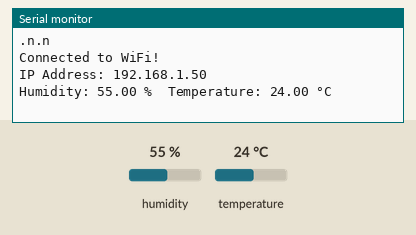
Simulated run of this sketch. Board: ESP32. Shown: the last lines printed to the serial monitor. Inputs (shaded band) come from the test bench; at power-on: humidity 55 %, temperature 24 °C. WiFi joins after 1.5 s; servers stay silent unless stated.

Above: at 7.2 s.
7.3 s: humidity set to 22 %
At 11.4 s:
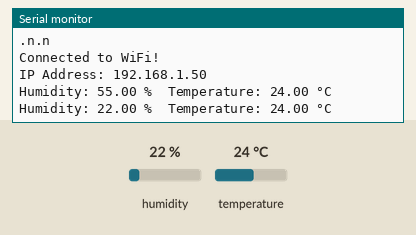
11.8 s: temperature set to 12 °C
At 14.7 s:
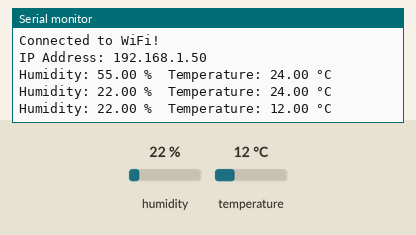
16.3 s: humidity set to 40 %
At 19.1 s:
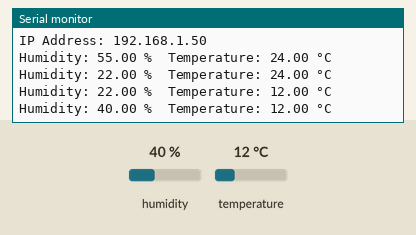
Timing chart, 0 to 20.6 s (numbered marks = the images above; inputs shaded):
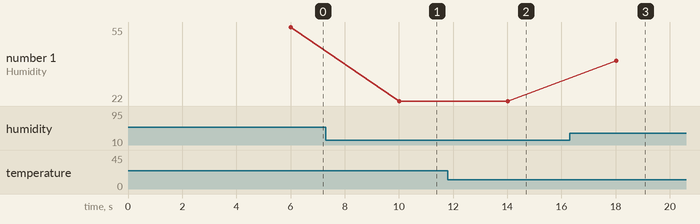

Measured:
- after the input at 7.3 s, the serial monitor: prints a new line after 2.7 s (image 1)
- after the input at 11.8 s, the serial monitor: prints a new line after 2.2 s (image 2)
- after the input at 16.3 s, the serial monitor: prints a new line after 1.7 s (image 3)
- plotted number 1: 55 → 22 after the input at 7.3 s, 22 → 40 after the input at 16.3 s

The sketch:

DHT_sensor.ino
```cpp
#include <WiFi.h>
#include <DHT.h>
// #include <Firebase_ESP_Client.h>

// #ifndef LED_BUILTIN
// #define LED_BUILTIN 2  // Define the built-in LED pin for your board
// #endif

#define WIFI_SSID "ASUS"
#define WIFI_PASSWORD "123456789"
// #define API_KEY "AIzaSyAZnDWsLjoKobHhJdIJWB59lD29kuzXgAU"
// #define DATABASE_URL "https://kukhurikaa-66d69-default-rtdb.asia-southeast1.firebasedatabase.app/"

// /*Define the user Email and password that alreadey registerd or added in your project */
// #define USER_EMAIL "sunilnath0109@gmail.com"
// #define USER_PASSWORD "123456789"

#define DPIN 4             // Pin to connect DHT sensor (GPIO number)
#define DTYPE DHT22        // Define DHT 11 or DHT22 sensor type
// #define BLUE_LED_PIN 18     // Green LED pin (GPIO5)
// #define YELLOW_LED_PIN 21  // Yellow LED pin (GPIO19)


// Libs for Dht sensors.
// #include <DHT_U.h>
// Provide the token generation process info.
// #include <addons/TokenHelper.h>
// Provide thde RTDB payload printing info and other helper functions.
// #include <addons/RTDBHelper.h>

DHT dht(DPIN, DTYPE);

// FirebaseData fbdo;
// FirebaseAuth auth;
// FirebaseConfig config;

// unsigned long sendDataPrevMillis = 0;

void setup() {
  // put your setup code here, to run once:
  Serial.begin(921600);

  // pinMode(LED_BUILTIN, OUTPUT);
  WiFi.begin(WIFI_SSID, WIFI_PASSWORD);  // Start connecting to Wi-Fi

  while (WiFi.status() != WL_CONNECTED) {
    delay(1000);
    Serial.print(".n");
  }

  Serial.println("\nConnected to WiFi!");
  Serial.printf("IP Address: %s\n", WiFi.localIP().toString().c_str());

  // pinMode(BLUE_LED_PIN, OUTPUT);    // Set green LED pin as output
  // pinMode(YELLOW_LED_PIN, OUTPUT);  // Set yellow LED pin as output

  // digitalWrite(BLUE_LED_PIN, LOW);    // Turn off green LED initially
  // digitalWrite(YELLOW_LED_PIN, LOW);  // Turn off yellow LED initially


  // Serial.printf("Firebase Client v%s\n\n", FIREBASE_CLIENT_VERSION);

  // /* Assign the api key (required) */
  // config.api_key = API_KEY;

  // /* Assign the user sign in credentials */
  // auth.user.email = USER_EMAIL;
  // auth.user.password = USER_PASSWORD;

  // /* Assign the RTDB URL (required) */
  // config.database_url = DATABASE_URL;

  // /* Assign the callback function for the long running token
  // generation task */
  // config.token_status_callback = tokenStatusCallback;
  // // see addons/TokenHelper.h

  // // Comment or pass false value when WiFi reconnection will
  // // control by your code or third party library e.g. WiFiManager
  // Firebase.reconnectNetwork(true);

  // // Since v4.4.x, BearSSL engine was used, the SSL buffer
  // //need to be set.
  // // Large data transmission may require larger RX buffer,
  // //otherwise connection issue or data read time out can
  // //be occurred.
  // fbdo.setBSSLBufferSize(4096 /* Rx buffer size in bytes
  // from 512 - 16384 */
  //                        ,
  //                        1024 /* Tx buffer size in bytes
  // from 512 - 16384 */
  // );

  // // for debugging.
  // Serial.println("hello from end of the setup");

  // Firebase.begin(&config, &auth);
  // Firebase.setDoubleDigits(5);


  // for dht sensor
  dht.begin();
  delay(4000);
}

void loop() {
  // Make sure WebSocket is checking for events
  // webSocket.loop();

  // Read data from DHT11 sensor
  float humidity = dht.readHumidity();
  float temperature = dht.readTemperature();
  int warning = 0;

  if (isnan(humidity) || isnan(temperature)) {
    Serial.println("Failed to read from DHT sensor!");
    return;
  }

  // Check if we should send data to Firebase
  // if (Firebase.ready()) {
    // Firebase.RTDB.setFloat(&fbdo, "/test/humidity", humidity);
    // Firebase.RTDB.setFloat(&fbdo, "/test/temp", temperature);

  //   // Example of setting a warning based on conditions
  //   if (humidity > 80 || temperature > 30) {
  //     warning = 1;  // Set a warning if conditions are met
  //   }

  //   Firebase.RTDB.setInt(&fbdo, "/test/warning", warning);
  //   delay(5000);  // Delay to avoid spamming Firebase
  // }


  // Debugging output
  Serial.print("Humidity: ");
  Serial.print(humidity);
  Serial.print(" %\t");
  Serial.print("Temperature: ");
  Serial.print(temperature);
  Serial.println(" °C\t");

  delay(4000);  // Delay before reading again
  yield();      // Yield control to other tasks

  //   // If temperature is greater than 30°C, turn on the blue LED, turn off yellow
  // if (temperature > 30.0) {
  //   digitalWrite(BLUE_LED_PIN, HIGH);   // Turn on green LED
  //   digitalWrite(YELLOW_LED_PIN, LOW);   // Turn off yellow LED
  // }
  // // If temperature is less than or equal to 30°C, turn on the yellow LED, turn off green
  // else {
  //   digitalWrite(BLUE_LED_PIN, LOW);    // Turn off green LED
  //   digitalWrite(YELLOW_LED_PIN, HIGH);  // Turn on yellow LED
  // }
}
```
